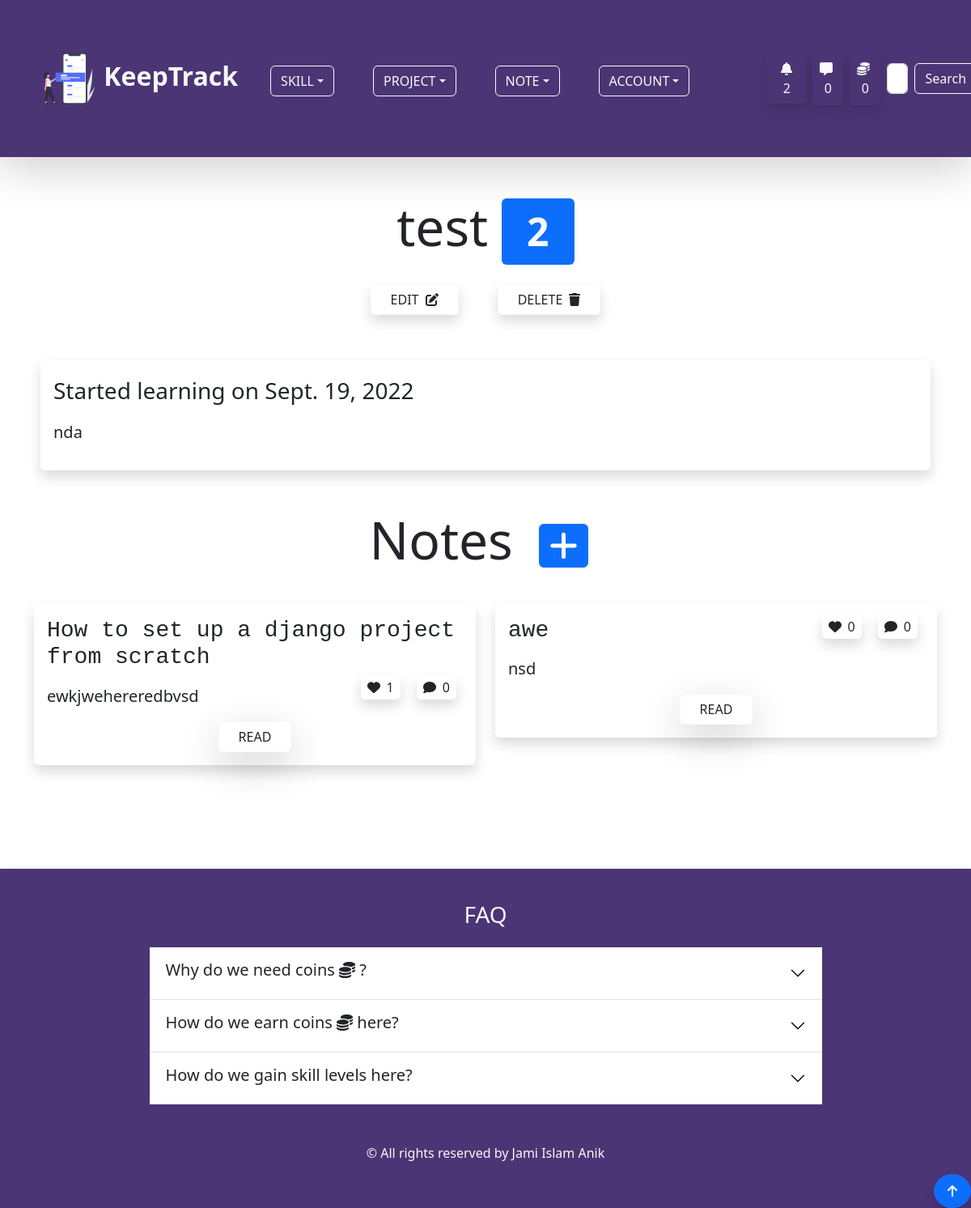
Page /skill/single-skill/5/ (signed in) on the committed database.
### account/models.py (models this page shows, shortened)
class Profile(models.Model):
    user = models.OneToOneField(User,on_delete=models.CASCADE,null=True,blank=True)
    profile_image = models.ImageField(null=True,blank=True,upload_to='keeptrack/images/',default = 'keeptrack/default_images/default_profile_i2ejjp.png')
    username = models.CharField(max_length=255)
    first_name = models.CharField(max_length=255,null=True,blank=True)
    last_name = models.CharField(max_length=255,null=True,blank=True)
    bio = models.TextField(max_length=1000,blank=True,null=True)
    email = models.EmailField(max_length=255,blank=True,null=True)
    portfolio_site = models.URLField(max_length=500,blank=True,null=True)
    facebook = models.URLField(max_length=2000,blank=True,null=True)
    linkedin = models.URLField(max_length=2000,blank=True,null=True)
    youtube = models.URLField(max_length=2000,blank=True,null=True)
    coin = models.IntegerField(default=100,null=True,blank=True)

class Inbox(models.Model):
    owner = models.OneToOneField(Profile, on_delete=models.CASCADE)
    created_at = models.DateTimeField(auto_now_add=True)

### skill/models.py (models this page shows, shortened)
class Skill(models.Model):
    SKILL_TYPE_CHOICES = (
        ('Programming Language','Programming Language'),
        ('Database','Database'),
        ('Hosting Platform','Hosting Platform'),
        ('Coding Utility','Coding Utility'),
        ('Frontend Framework','Frontend Framework'),
        ('Backend Framework','Backend Framework'),
        ('Machine Learning Tool','Machine Learning Tool'),
        ('Data Science Tool','Data Science Tool'),
        ('Artificial Intelligence Tool','Artificial Intelligence Tool')
    )
    skill_type = models.CharField(max_length=200,choices=SKILL_TYPE_CHOICES,null=True,blank=True)
    note = GenericRelation(Note)
    owner = models.ForeignKey(Profile, on_delete=models.CASCADE,null=True,blank=True,default="Coding Utility")
    title = models.CharField(max_length=255)
    description = models.TextField(max_length=500,null=True,blank=True)
    skill_level = models.IntegerField(default=1)
    current_point = models.IntegerField(default=0)
    learning = models.BooleanField(default=True)
    started_learning = models.DateField(null=True,blank=True,auto_now_add=True)
    class Meta:
        ordering = ['-skill_level','-current_point']

### note/models.py (models this page shows)
class Note(models.Model):
    comment = GenericRelation(Comment)
    like = GenericRelation(Like)
    content_type = models.ForeignKey(ContentType, null=True, on_delete=models.SET_NULL)
    object_id = models.IntegerField()
    content_object = GenericForeignKey()
    owner = models.ForeignKey(Profile,on_delete=models.CASCADE)
    note_image = models.ImageField(null=True, blank =True, upload_to='keeptrack/images/')
    title = models.CharField(max_length=255)
    body = models.TextField()
    created_at = models.DateTimeField(auto_now_add=True)
    class Meta:
        ordering = ['-created_at']
    @property
    def slug_title(self):
        return slugify(self.title)

### skill/views.py (the view)
# urls.py: path('single-skill/<str:pk>/',views.single_skill_page,name='single-skill-page'),
@login_required(login_url="login-page")
def single_skill_page(request,pk):
    profile = request.user.profile
    try:
        skill = profile.skill_set.get(id=pk)
    except:
        messages.info(request,'You are not authorized to view this page!')
        return redirect('home-page')
    form = SkillForm(instance=skill)
    if request.method == 'POST' and request.POST.get("action") == "delete" and skill.owner == request.user.profile :
        skill.delete()
        messages.success(request, f"Your skill on {skill.title} has been successfully deleted!")
        return redirect('skill-page')
    elif request.method == 'POST' and request.POST.get("action") == "update" and skill.owner == request.user.profile:
        form = SkillForm(request.POST,instance=skill)
        if form.is_valid():
            form.save()
            return redirect('single-skill-page',pk=skill.id)
    context = {
        'skill':skill,
        'form':form,
    }
    return render(request,'skill/single_skill_page.html',context)

### skill/forms.py
class SkillForm(ModelForm):
    class Meta:
        model = Skill
        fields = ('title','description','skill_type')
        labels = {
            'title':'Skill Title',
            'skill_type':'Skill Type'
        }
        widgets = {
            'title':forms.TextInput(attrs={'class':'form-control','placeholder':'Python'}),
            'description':forms.Textarea(attrs={'class':'form-control','placeholder':'Python is easy to learn...'}),
            'skill_type':forms.Select(attrs={'class':'form-control','placeholder':'Programming Language'}),
        }

### skill/templates/skill/single_skill_page.html (shortened to what this page needs)
{% extends 'base.html' %}
{% block content %}
<div class="container">
    <h3 class="display-3 text-center my-2 pb-3">{{skill.title }} <span class="badge bg-primary text-light"
            title="Current Level">{{ skill.skill_level }}</span></h3>
    <div class="d-flex align-items-center justify-content-center pb-5">
        <button class="btn btn-outline-light px-4 mx-4 shadow text-dark" data-bs-toggle="modal"
            data-bs-target="#modalUpdate">EDIT
            <span class="ps-1"><i class="fas fa-edit"></i></span>
        </button>
        <button class="btn btn-outline-light px-4 mx-4 shadow text-dark" data-bs-toggle="modal"
            data-bs-target="#modalDelete">DELETE
            <span class="ps-1"><i class="fas fa-trash"></i></span>
        </button>
    </div>
    <div class="rounded shadow m-2 p-3">
        <p class="fs-3">Started learning on {{ skill.started_learning }}</p>
        {% if skill.description %}
        <p class="lead">{{ skill.description }} </p>
        {% else %}
        <p class="lead">{{ skill.title }} is a {{ skill.skill_type }}.</p>
        {% endif %}
    </div>
    <div class="my-5 rounded">
        <h3 class="display-3 text-center mb-4">Notes
            <a href="{% url 'note-form-page' skill.id %}?object=skill" class="mx-3 btn btn-primary fs-5"><i class="fas fa-plus fa-2xl"></i></a>
        </h3>
        <div class="row my-2">
            {% for note in skill.note.all %}
            <div class="col-12 col-md-6 my-3">
                <div class="rounded shadow p-3">
                    <h3 class="font-monospace d-inline-block">{{ note.title }}</h3>
                    <div class="text-center d-inline-block float-end">
                        <span class="rounded px-2 py-1 mx-2 shadow"><i class="fas fa-heart pe-2"></i>{{ note.like.count }}</span>
                        <span class="rounded px-2 py-1 mx-2 shadow"><i class="fas fa-comment pe-2"></i>{{ note.comment.count }}</span>
                    </div>
                    <p class="lead my-2">{{ note.body|slice:"100" }}</p>
                    <div class="text-center"><a href="{% url 'single-note-page' note.id note.slug_title %}" class="btn btn-outline-light mt-2 px-4 shadow-lg text-dark">READ</a></div>
                </div>
            </div>
            {% endfor %}
        </div>
        </div>
    </div>
{% endblock content %}

### templates/navbar.html (shortened to what this page needs)
{% load static %}
<nav class="navbar navbar-expand-lg navbar-light mb-5 shadow-lg" id="custom-bg">
  <div class="container-fluid p-3 p-md-5">
    <a class="navbar-brand fs-2 text-light fw-bold" href="{% url 'home-page' %}">
      <img src="{% static 'svg/navicon.svg' %}" alt="icon" class=" bg-transparent"
        width="72" height="72">
      KeepTrack
    </a>
    <div class="collapse navbar-collapse" id="navbarSupportedContent">
      <ul class="navbar-nav me-auto mb-2 mb-lg-0 px-4 fs-3">
        {% if user.is_authenticated %}
        <li class="nav-item dropdown me-5 mb-3 mb-md-0">
          <button class="btn btn-outline-light dropdown-toggle text-uppercase" id="navbarWithDropdown"
            data-bs-toggle="dropdown" role="button" aria-expanded="false">Skill</button>
        </li>
        <li class="nav-item dropdown me-5 mb-3 mb-md-0">
          <button class="btn btn-outline-light dropdown-toggle text-uppercase" id="navbarWithDropdown"
            data-bs-toggle="dropdown" role="button" aria-expanded="false">Project</button>
        </li>
        <li class="nav-item dropdown me-5 mb-3 mb-md-0">
          <button class="btn btn-outline-light dropdown-toggle text-uppercase" id="navbarWithDropdown"
            data-bs-toggle="dropdown" role="button" aria-expanded="false">Note</button>
        </li>
        {% endif %}
        <li class="nav-item dropdown me-5 mb-3 mb-md-0">
          <button class="btn btn-outline-light dropdown-toggle text-uppercase" id="navbarWithDropdown"
            data-bs-toggle="dropdown" role="button" aria-expanded="false">Account</button>
        </li>
      </ul>
      {% if user.is_authenticated %}
      <button class="btn ms-4 me-2 shadow text-light" data-bs-toggle="modal"
                    data-bs-target="#notificationModal"><span class="ps-1"><i class="fas fa-bell fa-bounce pe-1"></i>
                      {{ user.profile.notification_set.count }}
                    </span>
                </button>
      <a href="{% url 'inbox-page' %}" class="btn text-light p-2 me-2 shadow rounded my-2"><i class="fas fa-message fa-bounce pe-1"></i>{{ user.profile.inbox.message_set.count }} </a>
      <a href="{% url 'note-page' %}" class="btn text-light p-2 me-2 shadow rounded my-2"><i class="fas fa-coins fa-bounce pe-1"></i>{{ user.profile.coin }} </a>
      {% endif %}
      <form class="d-flex my-2" method="POST" action="{% url 'home-page' %}">
        <input class="form-control me-2" type="search" placeholder="Search Users by username..." aria-label="Search" name="searched">
        <button class="btn btn-outline-light" type="submit">Search</button>
      </form>
    </div>
  </div>
</nav>

### static/css/app.css (style rules this page uses)
#custom-bg { background-color: #4C3575; }

### rows in the picture
Skill: title "test", skill_level "2", started_learning "Sept. 19, 2022", description "nda"
Note: title "How to set up a django project from scratch", like.count "1", comment.count "0", body "ewkjwehereredbvsd"
Note: title "awe", like.count "0", comment.count "0", body "nsd"

### other values in the picture
{{ user.profile.notification_set.count }} "2"
{{ user.profile.inbox.message_set.count }} "0"
{{ user.profile.coin }} "0"
